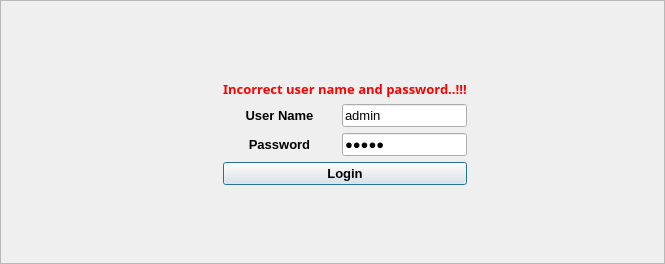
      <widget class="QWidget" name="page_3">
       <layout class="QGridLayout" name="gridLayout_13">
        <property name="leftMargin">
         <number>0</number>
        </property>
        <property name="topMargin">
         <number>0</number>
        </property>
        <property name="rightMargin">
         <number>0</number>
        </property>
        <property name="bottomMargin">
         <number>0</number>
        </property>
        <property name="spacing">
         <number>0</number>
        </property>
        <item row="0" column="0">
         <widget class="QFrame" name="frame_5">
          <property name="frameShape">
           <enum>QFrame::StyledPanel</enum>
          </property>
          <property name="frameShadow">
           <enum>QFrame::Raised</enum>
          </property>
          <layout class="QGridLayout" name="gridLayout_9">
           <item row="0" column="0">
            <widget class="QFrame" name="frame_6">
             <property name="frameShape">
              <enum>QFrame::NoFrame</enum>
             </property>
             <property name="frameShadow">
              <enum>QFrame::Raised</enum>
             </property>
             <layout class="QGridLayout" name="gridLayout_10"/>
            </widget>
           </item>
           <item row="0" column="1">
            <spacer name="verticalSpacer_3">
             <property name="orientation">
              <enum>Qt::Vertical</enum>
             </property>
             <property name="sizeHint" stdset="0">
              <size>
               <width>621</width>
               <height>31</height>
              </size>
             </property>
            </spacer>
           </item>
           <item row="1" column="1">
            <layout class="QGridLayout" name="gridLayout_11">
             <item row="2" column="1">
              <layout class="QGridLayout" name="gridLayout_12">
               <item row="1" column="0" colspan="2">
                <widget class="QPushButton" name="pushButton_3">
                 <property name="font">
                  <font>
                   <pointsize>10</pointsize>
                   <weight>75</weight>
                   <bold>true</bold>
                  </font>
                 </property>
                 <property name="styleSheet">
                  <string notr="true">border-style: solid;
border-width:1px;
border-radius:50px;</string>
                 </property>
                 <property name="text">
                  <string>Password</string>
                 </property>
                 <property name="icon">
                  <iconset resource="resource.qrc">
                   <normaloff>:/Icons/Images/icons8-key-2-64.png</normaloff>:/Icons/Images/icons8-key-2-64.png</iconset>
                 </property>
                 <property name="iconSize">
                  <size>
                   <width>30</width>
                   <height>30</height>
                  </size>
                 </property>
                </widget>
               </item>
               <item row="0" column="2" colspan="2">
                <widget class="QLineEdit" name="lineEdit_userName">
                 <property name="font">
                  <font>
                   <pointsize>10</pointsize>
                   <weight>50</weight>
                   <bold>false</bold>
                  </font>
                 </property>
                 <property name="styleSheet">
                  <string notr="true"/>
                 </property>
                 <property name="inputMask">
                  <string/>
                 </property>
                 <property name="text">
                  <string>admin</string>
                 </property>
                </widget>
               </item>
               <item row="1" column="2" colspan="2">
                <widget class="QLineEdit" name="lineEdit_passWord">
                 <property name="font">
                  <font>
                   <pointsize>10</pointsize>
                   <weight>50</weight>
                   <bold>false</bold>
                  </font>
                 </property>
                 <property name="styleSheet">
                  <string notr="true"/>
                 </property>
                 <property name="text">
                  <string>admin</string>
                 </property>
                 <property name="echoMode">
                  <enum>QLineEdit::Password</enum>
                 </property>
                </widget>
               </item>
               <item row="0" column="0" colspan="2">
                <widget class="QPushButton" name="pushButton_2">
                 <property name="font">
                  <font>
                   <pointsize>10</pointsize>
                   <weight>75</weight>
                   <bold>true</bold>
                  </font>
                 </property>
                 <property name="styleSheet">
                  <string notr="true">border-style: solid;
border-width:1px;
border-radius:50px;</string>
                 </property>
                 <property name="text">
                  <string>User Name</string>
                 </property>
                 <property name="icon">
                  <iconset resource="resource.qrc">
                   <normaloff>:/Icons/Images/icons8-user-account-48.png</normaloff>:/Icons/Images/icons8-user-account-48.png</iconset>
                 </property>
                 <property name="iconSize">
                  <size>
                   <width>30</width>
                   <height>30</height>
                  </size>
                 </property>
                </widget>
               </item>
               <item row="2" column="0" colspan="4">
                <widget class="QPushButton" name="LoginButton">
                 <property name="font">
                  <font>
                   <pointsize>10</pointsize>
                   <weight>75</weight>
                   <bold>true</bold>
                  </font>
                 </property>
                 <property name="text">
                  <string>Login</string>
                 </property>
                 <property name="icon">
                  <iconset resource="resource.qrc">
                   <normaloff>:/Icons/Images/icons8-login-button-64.png</normaloff>:/Icons/Images/icons8-login-button-64.png</iconset>
                 </property>
                 <property name="iconSize">
                  <size>
                   <width>30</width>
                   <height>30</height>
                  </size>
                 </property>
                 <property name="autoDefault">
                  <bool>true</bool>
                 </property>
                 <property name="default">
                  <bool>true</bool>
                 </property>
                </widget>
               </item>
              </layout>
             </item>
             <item row="1" column="1">
              <widget class="QLabel" name="label_WrongDetails">
               <property name="palette">
                <palette>
                 <active>
                  <colorrole role="WindowText">
                   <brush brushstyle="SolidPattern">
                    <color alpha="255">
                     <red>255</red>
                     <green>0</green>
                     <blue>0</blue>
                    </color>
                   </brush>
                  </colorrole>
                  <colorrole role="Button">
                   <brush brushstyle="SolidPattern">
                    <color alpha="255">
                     <red>255</red>
                     <green>255</green>
                     <blue>255</blue>
                    </color>
                   </brush>
                  </colorrole>
                  <colorrole role="Text">
                   <brush brushstyle="SolidPattern">
                    <color alpha="255">
                     <red>255</red>
                     <green>0</green>
                     <blue>0</blue>
                    </color>
                   </brush>
                  </colorrole>
                  <colorrole role="ButtonText">
                   <brush brushstyle="SolidPattern">
                    <color alpha="255">
                     <red>255</red>
                     <green>0</green>
                     <blue>0</blue>
                    </color>
                   </brush>
                  </colorrole>
                  <colorrole role="Window">
                   <brush brushstyle="SolidPattern">
                    <color alpha="255">
                     <red>255</red>
                     <green>255</green>
                     <blue>255</blue>
                    </color>
                   </brush>
                  </colorrole>
                  <colorrole role="PlaceholderText">
                   <brush brushstyle="NoBrush">
                    <color alpha="128">
                     <red>255</red>
                     <green>0</green>
                     <blue>0</blue>
                    </color>
                   </brush>
                  </colorrole>
                 </active>
                 <inactive>
                  <colorrole role="WindowText">
                   <brush brushstyle="SolidPattern">
                    <color alpha="255">
                     <red>255</red>
                     <green>0</green>
                     <blue>0</blue>
                    </color>
                   </brush>
                  </colorrole>
                  <colorrole role="Button">
                   <brush brushstyle="SolidPattern">
                    <color alpha="255">
                     <red>255</red>
                     <green>255</green>
                     <blue>255</blue>
                    </color>
                   </brush>
                  </colorrole>
                  <colorrole role="Text">
                   <brush brushstyle="SolidPattern">
                    <color alpha="255">
                     <red>255</red>
                     <green>0</green>
                     <blue>0</blue>
                    </color>
                   </brush>
                  </colorrole>
                  <colorrole role="ButtonText">
                   <brush brushstyle="SolidPattern">
                    <color alpha="255">
                     <red>255</red>
                     <green>0</green>
                     <blue>0</blue>
                    </color>
                   </brush>
                  </colorrole>
                  <colorrole role="Window">
                   <brush brushstyle="SolidPattern">
                    <color alpha="255">
                     <red>255</red>
                     <green>255</green>
                     <blue>255</blue>
                    </color>
                   </brush>
                  </colorrole>
                  <colorrole role="PlaceholderText">
                   <brush brushstyle="NoBrush">
                    <color alpha="128">
                     <red>255</red>
                     <green>0</green>
                     <blue>0</blue>
                    </color>
                   </brush>
                  </colorrole>
                 </inactive>
                 <disabled>
                  <colorrole role="WindowText">
                   <brush brushstyle="SolidPattern">
                    <color alpha="255">
                     <red>255</red>
                     <green>0</green>
                     <blue>0</blue>
                    </color>
                   </brush>
                  </colorrole>
                  <colorrole role="Button">
                   <brush brushstyle="SolidPattern">
                    <color alpha="255">
                     <red>255</red>
                     <green>255</green>
                     <blue>255</blue>
                    </color>
                   </brush>
                  </colorrole>
                  <colorrole role="Text">
                   <brush brushstyle="SolidPattern">
                    <color alpha="255">
                     <red>255</red>
                     <green>0</green>
                     <blue>0</blue>
                    </color>
                   </brush>
                  </colorrole>
                  <colorrole role="ButtonText">
                   <brush brushstyle="SolidPattern">
                    <color alpha="255">
                     <red>255</red>
                     <green>0</green>
                     <blue>0</blue>
                    </color>
                   </brush>
                  </colorrole>
                  <colorrole role="Window">
                   <brush brushstyle="SolidPattern">
                    <color alpha="255">
                     <red>255</red>
                     <green>255</green>
                     <blue>255</blue>
                    </color>
                   </brush>
                  </colorrole>
                  <colorrole role="PlaceholderText">
                   <brush brushstyle="NoBrush">
                    <color alpha="128">
                     <red>255</red>
                     <green>0</green>
                     <blue>0</blue>
                    </color>
                   </brush>
                  </colorrole>
                 </disabled>
                </palette>
               </property>
               <property name="font">
                <font>
                 <family>Sawasdee</family>
                 <pointsize>10</pointsize>
                 <weight>75</weight>
                 <bold>true</bold>
                </font>
               </property>
               <property name="autoFillBackground">
                <bool>false</bool>
               </property>
               <property name="styleSheet">
                <string notr="true"/>
               </property>
               <property name="text">
                <string>Incorrect user name and password..!!!</string>
               </property>
              </widget>
             </item>
             <item row="2" column="2">
              <spacer name="horizontalSpacer_3">
               <property name="orientation">
                <enum>Qt::Horizontal</enum>
               </property>
               <property name="sizeHint" stdset="0">
                <size>
                 <width>40</width>
                 <height>20</height>
                </size>
               </property>
              </spacer>
             </item>
             <item row="0" column="1">
              <widget class="QPushButton" name="pushButton">
               <property name="font">
                <font>
                 <pointsize>16</pointsize>
                 <weight>75</weight>
                 <bold>true</bold>
                </font>
               </property>
               <property name="styleSheet">
                <string notr="true">border-style: solid;
border-width:1px;
border-radius:50px;
</string>
               </property>
               <property name="text">
                <string/>
               </property>
               <property name="icon">
                <iconset resource="resource.qrc">
                 <normaloff>:/Icons/Images/icons8-password-64.png</normaloff>:/Icons/Images/icons8-password-64.png</iconset>
               </property>
               <property name="iconSize">
                <size>
                 <width>80</width>
                 <height>80</height>
                </size>
               </property>
              </widget>
             </item>
             <item row="2" column="0">
              <spacer name="horizontalSpacer_2">
               <property name="orientation">
                <enum>Qt::Horizontal</enum>
               </property>
               <property name="sizeHint" stdset="0">
                <size>
                 <width>40</width>
                 <height>20</height>
                </size>
               </property>
              </spacer>
             </item>
            </layout>
           </item>
           <item row="2" column="1">
            <spacer name="verticalSpacer_4">
             <property name="orientation">
              <enum>Qt::Vertical</enum>
             </property>
             <property name="sizeHint" stdset="0">
              <size>
               <width>621</width>
               <height>69</height>
              </size>
             </property>
            </spacer>
           </item>
          </layout>
         </widget>
        </item>
       </layout>
      </widget>
